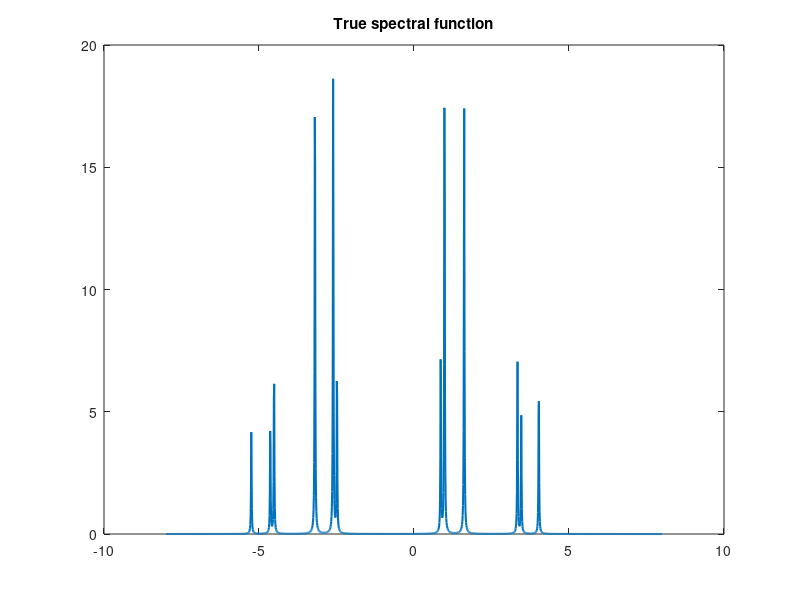

The MATLAB source for this figure: (Note: this script raises an error after producing the figure.)
clear
% Code for PES method on noisy data, noise level = 2.56e-4

%%
load("data2.mat")
% We have loaded the following quantities:
%load the Matsubara frequencies zM: a real-valued 1*NM array.
%   NM is the number of Matsubara frequencies.
%load the Matsubara data GM, which is NM*Norb*Norb complex-valued.
%   Norb is the number of orbitals
%   GM has noise level 2.56e-4.
%load the real frequency mesh Omg, a real-valued 1*Nomg array.
%load the true value of Spectral function Spec_true, evaluated at Omg+1i*0.01.
%load the true value of Green's function Greenstrue, evaluated at Omg+1i*0.01.
%   Greenstrue is Nomg*Norb*Norb complex-valued.


fprintf("Noise level of Matsubara data is 2.56e-4\n")

[NM,Norb,~] = size(GM);


% plot true spectral function
figure
plot(Omg,Spec_true,'linewidth',1.5)
title("True spectral function")
drawnow




%% Projection step 

% The projection here is done on the entire Norb*Norb matrix. 
% One can choose to do the projection only on the diagonal entries, which is faster.
% This grid could/should be changed to a finer one if needed.

x_grid = linspace(-6,6,200);
fprintf("Conducting Projection ...\n")
tic
[GM_proj, pol_proj, res_proj] = p_proj_matrix(GM, zM, x_grid,Norb);
t1 = toc;
fprintf(sprintf("Projection done in %f seconds!\n",t1))

%% Estimation step
eps_p=1e-3;
pol_ini=[];
for orb = 1:Norb
    [r,poles] = aaa(squeeze(GM_proj(:,orb,orb)),1j*zM);
    poles(abs(imag(poles))>eps_p)=[];
    pol = real(poles);
    pol_ini = [pol_ini;pol];
end
pol_ini = unique(sort(pol_ini));
size(pol_ini)
fprintf("Estimation of poles, done\n")



%% Semidefinite relaxation step
options = optimoptions('fminunc','Algorithm','quasi-Newton','SpecifyObjectiveGradient',true);
options.Display = 'iter';options.MaxIterations=300; 


fprintf("Conducting semidefinite relaxation fitting ...    ")
if options.Display == 'none'
    fprintf("The optimization details have been turned off.\n")
elseif options.Display == 'iter'
    fprintf("The optimization details are being displayed ...\n")
end

tic
[polM_here,XM,errM, Spec_calc,Greens_calc] = SDR_FIT(pol_ini,GM,zM,Norb,Omg,options);
t1 = toc;
fprintf(sprintf("SDR fitting done in %f seconds!\n",t1))
    

%% plot the result for spectral functions and non-diagonal entry G13
figure
subplot(2,1,1)
plot(Omg,Spec_true,'linewidth',1.5)
hold on
plot(Omg,Spec_calc,'r--','linewidth',1.5)
legend('true spectrum','calculation result')
title("Spectrum")

drawnow

subplot(2,1,2)
plot(Omg,real(squeeze(Greenstrue(:,1,3))),'linewidth',1.5)
hold on
plot(Omg,real(squeeze(Greens_calc(:,1,3))),'r--','linewidth',1.5)
legend('true value','calculation result')
title("Re(G_{13})")